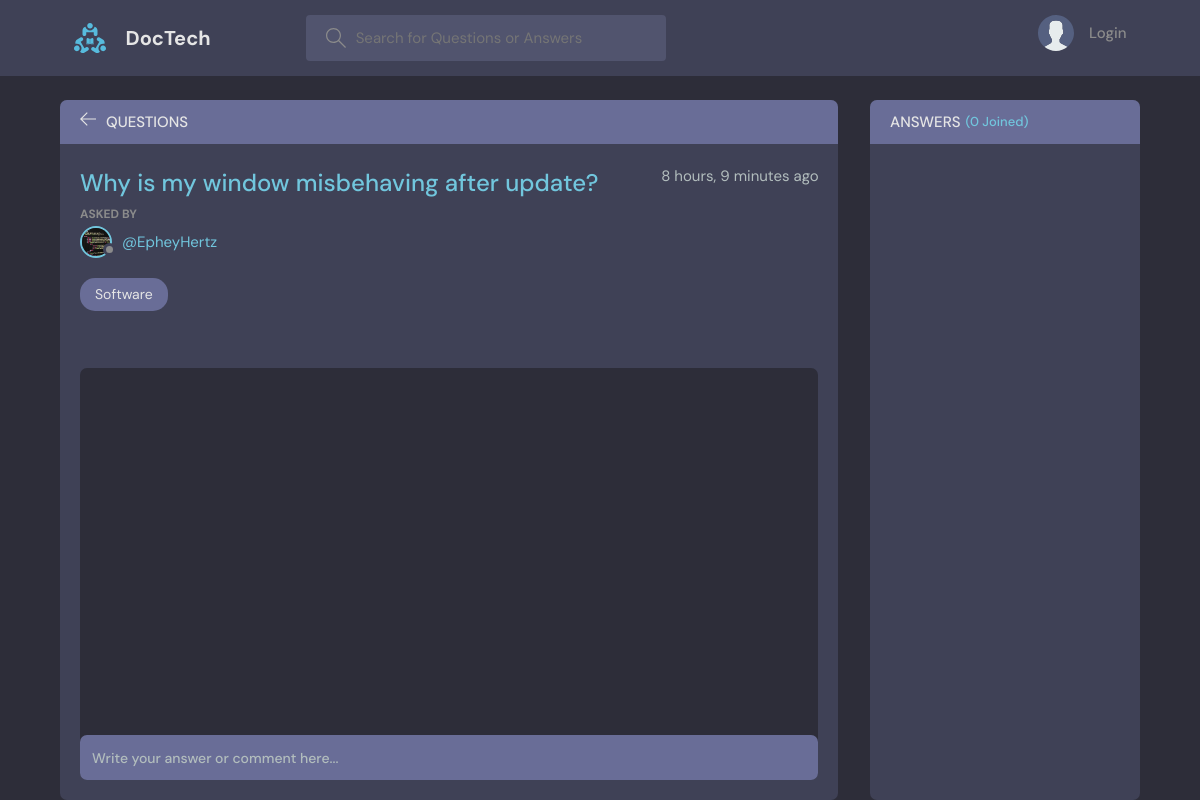
The page /room/1/ on the database its author committed.
### base/models.py (models this page shows, shortened)
class Room(models.Model):
    host = models.ForeignKey(User, on_delete=models.SET_NULL, null=True)
    topic = models.ForeignKey(Topic, on_delete=models.SET_NULL, null=True)
    name = models.CharField(max_length=200)
    description = models.TextField(null=True, blank=True)
    participants = models.ManyToManyField(
        User, related_name='participants', blank=True)
    updated = models.DateTimeField(auto_now=True)
    created = models.DateTimeField(auto_now_add=True)
    class Meta:
        ordering = ['-updated', '-created']

class User(AbstractUser):
    name = models.CharField(max_length=200, null=True)
    email = models.EmailField(unique=True, null=True)
    bio = models.TextField(null=True)
    avatar = models.ImageField(null=True, default="avatar.svg")
    objects = CustomUserManager()
    USERNAME_FIELD = 'email'
    REQUIRED_FIELDS = []

class Topic(models.Model):
    name = models.CharField(max_length=200)
    def __str__(self):
        return self.name

### base/views.py (the view, shortened to what this page needs)
# urls.py: path('room/<str:pk>/', views.room, name="room"),
def room(request, pk):
    room = Room.objects.get(id=pk)
    room_messages = room.message_set.all()
    participants = room.participants.all()
    context = {'room': room, 'room_messages': room_messages,
               'participants': participants}
    return render(request, 'base/room.html', context)

### base/templates/base/room.html (shortened to what this page needs)
{% extends 'main.html' %}
{% block content %}
<main class="profile-page layout layout--2">
  <div class="container">
    <div class="room">
      <div class="room__top">
        <div class="room__topLeft">
          <a href="{% url 'home' %}">
            <svg version="1.1" xmlns="http://www.w3.org/2000/svg" width="32" height="32" viewBox="0 0 32 32">
              <title>arrow-left</title>
              <path
                d="M13.723 2.286l-13.723 13.714 13.719 13.714 1.616-1.611-10.96-10.96h27.625v-2.286h-27.625l10.965-10.965-1.616-1.607z">
              </path>
            </svg>
          </a>
          <h3>Questions</h3>
        </div>
      </div>
      <div class="room__box scroll">
        <div class="room__header scroll">
          <div class="room__info">
            <h3>{{room.name}}</h3>
            <span>{{room.created|timesince}} ago</span>
          </div>
          <div class="room__hosted">
            <p>Asked By</p>
            <a href="{% url 'user-profile' room.host.id %}" class="room__author">
              <div class="avatar avatar--small">
                <img src="{{room.host.avatar.url}}" />
              </div>
              <span>@{{room.host.username}}</span>
            </a>
          </div>
          <span class="room__topics">{{room.topic}}</span>
        </div>
        <div class="room__conversation">
          <div class="threads scroll">
          </div>
        </div>
      </div>
      <div class="room__message">
        <form action="" method="POST">
          <input name="body" placeholder="Write your answer or comment here..." />
        </form>
      </div>
    </div>
    <div class="participants">
      <h3 class="participants__top">Answers <span>({{participants.count}} Joined)</span></h3>
      <div class="participants__list scroll">
      </div>
    </div>
  </div>
</main>
{% endblock content %}

### static/styles/style.css (style rules this page uses)
:root { --color-main: #71c6dd; --color-main-light: #e1f6fb; --color-dark: #3f4156; --color-dark-medium: #51546e; --color-dark-light: #696d97; --color-light: #e5e5e5; --color-gray: #8b8b8b; --color-light-gray: #b2bdbd; --color-bg: #2d2d39; --color-success: #5dd693; --color-error: #fc4b0b; }
* { font-family: "DM Sans", -apple-system, BlinkMacSystemFont, "Segoe UI", Roboto, Oxygen, Ubuntu, Cantarell, "Open Sans", "Helvetica Neue", sans-serif; margin: 0; padding: 0; box-sizing: border-box; text-rendering: optimizeLegibility; font-size: inherit; }
html { font-size: 56.25%; }
@media only screen and (min-width: 1200px) { html { font-size: 62.5%; } }
body { line-height: 1.6; font-weight: 400; font-size: 1.5rem; color: var(--color-light-gray); background-color: var(--color-bg); min-height: 100vh; }
img { width: 100%; }
a { display: inline-block; color: var(--color-main); text-decoration: none; }
.container { max-width: 120rem; width: 90%; margin: auto; }
.avatar { position: relative; display: inline-block; border-radius: 50%; border: 2px solid var(--color-main); }
.avatar img { display: block; border-radius: 50%; object-fit: cover; object-position: center; }
.avatar::after { content: ""; display: block; position: absolute; background-color: var(--color-gray); z-index: 111; border-radius: 50%; border: 0.3rem solid var(--color-dark); }
.avatar.avatar--small img { width: 2.8rem; height: 2.8rem; }
.avatar.avatar--small:after { width: 0.7rem; height: 0.7rem; bottom: 0px; right: -6px; }
.layout { margin-top: 2.4rem; }
.layout > .container { display: flex; justify-content: space-between; align-items: flex-start; }
.layout--2 > .container > div:first-child { flex-basis: 72%; }
.layout--2 > .container > div:last-child { flex-basis: 25%; }
.room, .participants { background: var(--color-dark); max-height: 87.5vh; border-radius: 0.7rem; overflow: hidden; position: relative; }
.room__top, .participants__top { background: var(--color-dark-light); display: flex; justify-content: space-between; align-items: center; padding: 1rem 2rem; position: relative; }
.room__top svg, .thread__top svg { width: 1.6rem; height: 1.6rem; fill: var(--color-light); cursor: pointer; }
.room__topLeft { display: flex; align-items: flex-end; gap: 1rem; }
.room__topLeft h3, .participants__top { text-transform: uppercase; font-weight: 500; color: var(--color-light); }
.room__topLeft svg { width: 1.6rem; height: 1.6rem; fill: var(--color-light); }
.room__header { max-height: 30vh; overflow-y: auto; position: absolute; width: 95%; background: var(--color-dark); z-index: 999; top: 4.4rem; padding-top: 2rem; padding-bottom: 1rem; }
.room__box { padding-left: 2rem; padding-right: 2rem; height: 80.5vh; padding-bottom: 0; }
.room__info { display: flex; justify-content: space-between; }
.room__info h3 { font-size: 2.4rem; font-weight: 500; color: var(--color-main); }
.room__hosted p { text-transform: uppercase; color: var(--color-gray); font-size: 1.2rem; font-weight: 700; line-height: 2; }
.room__author { display: flex; gap: 1rem; align-items: center; margin-bottom: 1rem; transition: all 0.3s ease-in-out; }
.room__topics { padding: 0.5rem 1.5rem; background: var(--color-dark-light); color: var(--color-light); display: inline-block; font-size: 1.4rem; border-radius: 1.5rem; margin: 1rem 0; }
.room__conversation { margin-top: 1rem; margin-bottom: 4rem; height: 64%; }
.threads { background: var(--color-bg); border-radius: 0.7rem; overflow-y: auto; height: 100%; margin-top: 28vh; padding: 0 2rem 4rem 2rem; }
.room__message { padding: 2rem; position: absolute; z-index: 111; bottom: 0; left: 0; right: 0; background: transparent; }
.room__message > form > input { resize: none; background-color: var(--color-dark-light); color: var(--color-light); border: none; outline: none; border-radius: 0.7rem; height: 4.5rem; width: 100%; margin-top: -1rem; padding: 1.2rem; font-size: 1.4rem; font-weight: 500; position: relative; }
.room__message > form > input::placeholder { color: var(--color-light-gray); }
.participants__top span { color: var(--color-main); font-size: 1.3rem; text-transform: none; }
.participants__top { justify-content: flex-start; gap: 0.5rem; }
.participants__list { padding: 2rem; height: 82.5vh; overflow-y: scroll; padding-bottom: 0; }

### rows shown on the page
Room: name "Why is my window misbehaving after update?", created "8 hours, 9 minutes", host.avatar (picture), host.username "EpheyHertz", topic "Software"

### other values the page prints
{{ participants.count }} "0"
